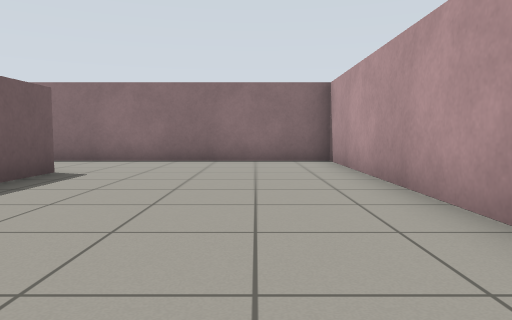
view 1 (above)

17 first-person views from a walk through a world built for the Gazebo simulator. The camera is 0.68 m above the floor, tilts 4° down and sees 70° across. The floor is counted in squares, 1 m on a side. Each view is taken from the middle of a square. On the plan, view 1 faces up. The plan holds only what a view shows up to about 11 squares ahead; the rest is blank.

view 2
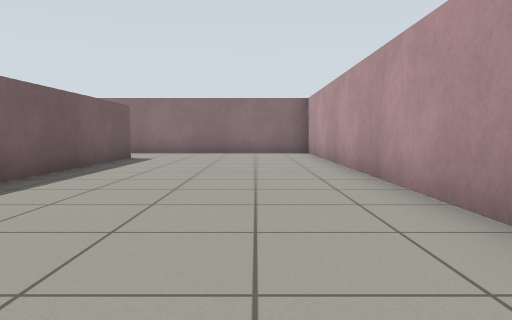

view 3
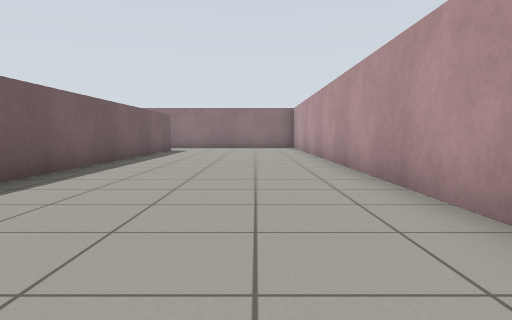

view 4
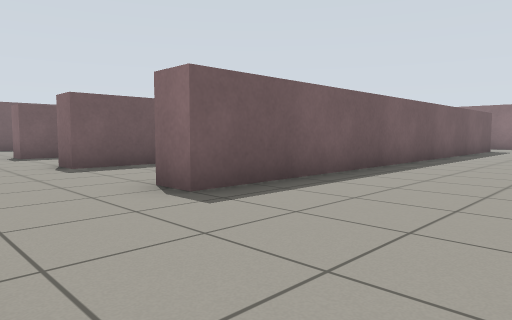

view 5
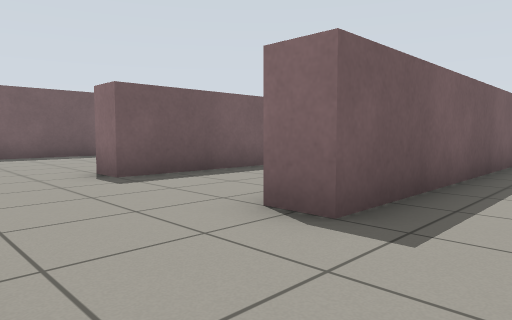

view 6
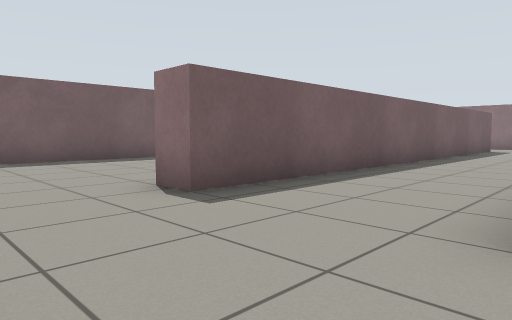

view 7
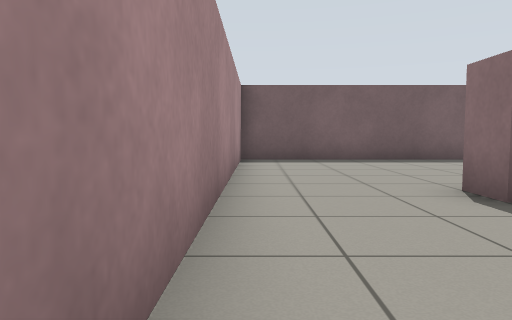

view 8
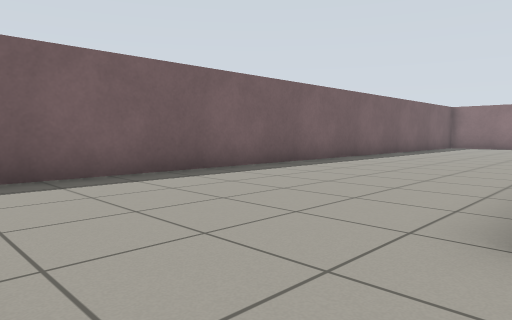

view 9
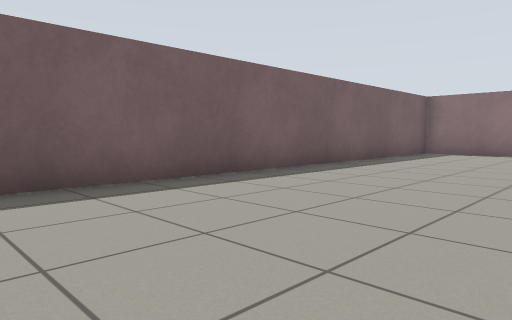

view 10
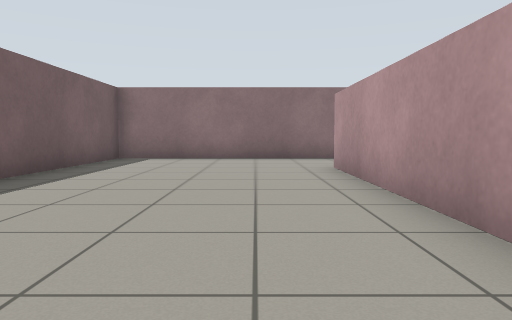

view 11
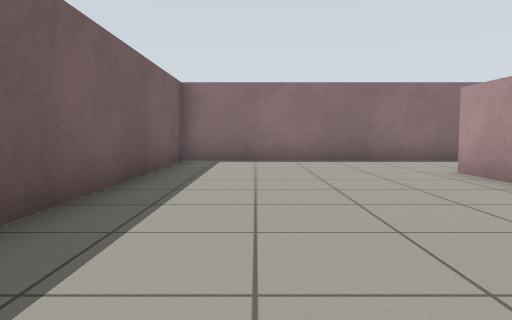

view 12
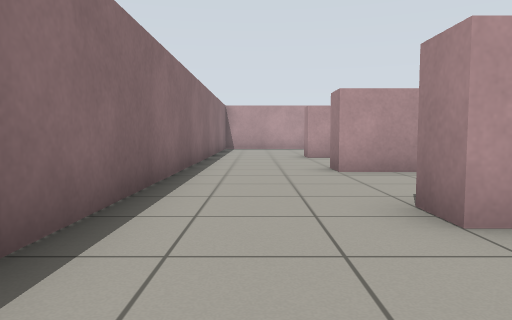

view 13
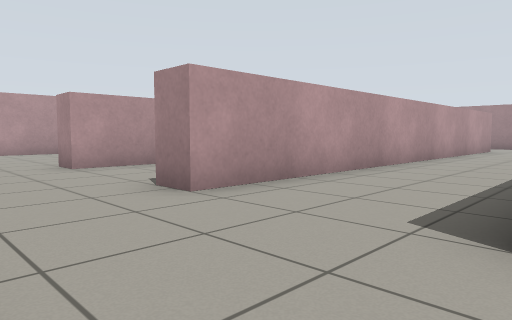

view 14
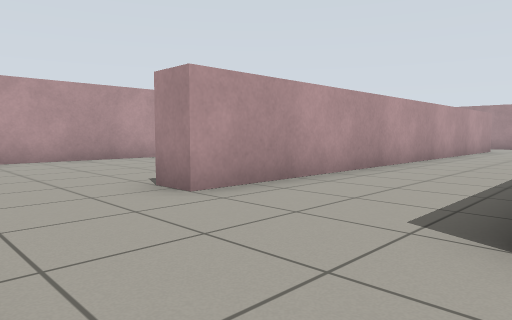

view 15
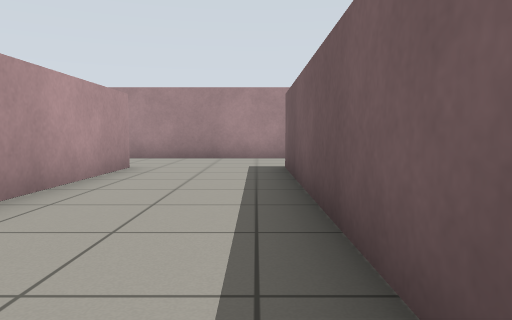

view 16
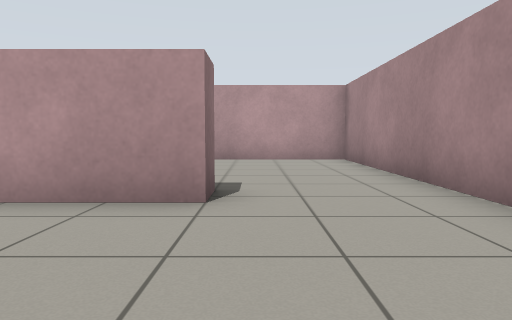

view 17
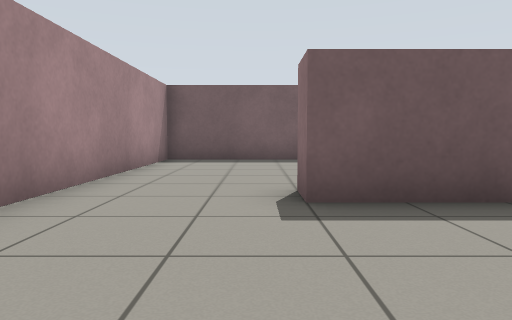

### Floor plan
Points are (right, up) in squares from view 1. A wall is a line through its corners. A room is listed if a view was taken in it or the views show most of it. See-through windows are left out.
Room 1 (views 1, 2, 3, 4, 5, 6, 7, 8, 9, 10, 11, 12, 13, 14, 15, 16, 17)
walls: (-7.6, -0.8) (-7.6, -7.5) (-8.5, -7.5); (-8.4, -3.1) (-8.4, 6.5) (-7.5, 6.5); (-11.6, 2.1) (-11.6, -7.5) (-12.5, -7.5); (-12.4, 1.2) (-12.4, 6.5) (-11.5, 6.5); (-4.4, 6.5) (-3.6, 6.5) (-3.6, -7.5) (-4.4, -7.5) (-4.4, 6.5); (-17.9, 9.4) (-17.9, -10.4) (1.9, -10.4) (1.9, 9.4) (-17.9, 9.4)

Positions as (right, up) in squares from view 1, and headings:
1: (0, 0), facing up
2: (0, -4), facing up
3: (0, -9), facing up
4: (0, -10), facing up-left
5: (-6, -10), facing up-left
6: (-8, -10), facing up-left
7: (-8, -10), facing left
8: (-12, -10), facing up-left
9: (-13, -4), facing up-left
10: (-14, -1), facing up
11: (-16, 0), facing up
12: (-15, 8), facing right
13: (-12, 9), facing down-right
14: (-8, 9), facing down-right
15: (-7, 0), facing down
16: (-8, -8), facing right
17: (-8, -8), facing left
